Frame 1 (no input): blank canvas, image omitted
Frame 60 (no input): blank canvas, image omitted
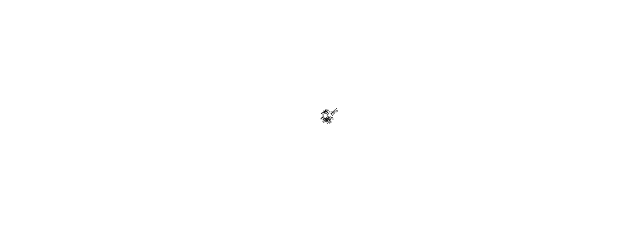
Frame 120 (the mouse pressed at the canvas centre since frame 60)

The p5.js sketch whose frames 1 and 60 were blank and that drew this single picture after the mouse press (run headless with seeded random() and noise() and a simulated clock; from frame 60 on, the mouse is pressed at the canvas centre):

// p5.js sketch
// ── sketch.js
// Exercise 0.6: A Walker with a Custom Distribution for Step Size
//
// Use a custom probability distribution (accept-reject) to vary the
// size of each step. Map the probability to a quadratic function so
// the likelihood of a value being picked equals the value squared.

class Walker {
  constructor() {
    this.x = width / 2;
    this.y = height / 2;
  }

  show() {
    stroke(0);
    point(this.x, this.y);
  }

  step() {
    // A uniform distribution of random step sizes. Change this!
    let step = 1.5;
    let stepx = acceptReject() * step;
    stepx *= random() < 0.5 ? -1 : 1;
    let stepy = acceptReject() * step;
    stepy *= random() < 0.5 ? -1 : 1; 
    this.x += stepx;
    this.y += stepy;
  }
}

function acceptReject() {
    while (true) {
        const r1 = random(1);
        const probability = r1 * r1; 
        const r2 = random(1);
        if (r2 < probability) {
            return r1;
        }
    }
}

function levyMagnitude() {
  // Returns a value from 0 to 1, biased toward 0 (small values).
  while (true) {
    const r1 = random(1);
    const probability = 1 - r1;   // High r1 = low probability of acceptance
    const r2 = random(1);
    if (r2 < probability) {
      return r1;
    }
  }
}

let walker;

function setup() {
  createCanvas(640, 240);
  background(255);
  walker = new Walker();
}

function draw() {
  walker.step();
  walker.show();
}
